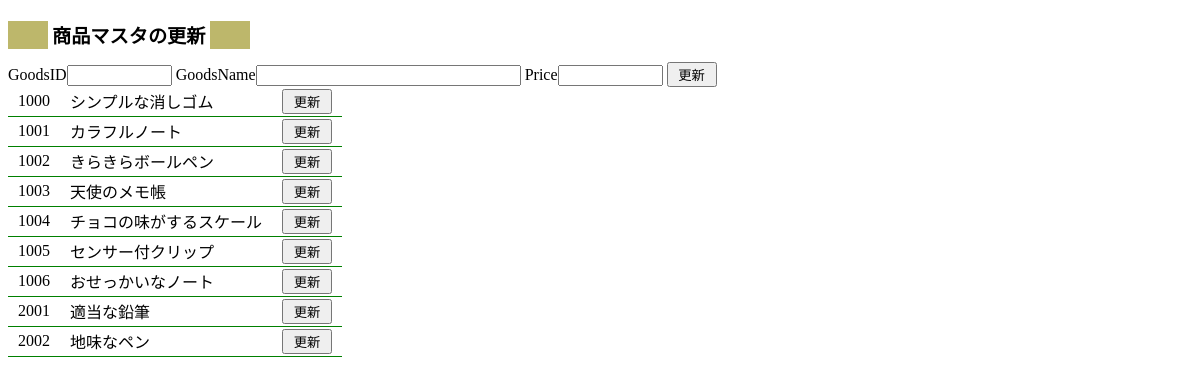
/Chapter5/update_goods.php, run on the app's committed database.
### tables this page shows
CREATE TABLE IF NOT EXISTS `goods` (
  `GoodsID` varchar(4) NOT NULL,
  `GoodsName` varchar(20) NOT NULL,
  `Price` int(11) NOT NULL
);

### Chapter5/update_goods.php (the view, shortened to what this page needs)
<?php
$res="";
$USER = 'root';
$PW = 'yoshi01';
$dnsinfo = "mysql:dbname=salesmanagement;host=localhost;charset=utf8";
$pdo = new PDO($dnsinfo,$USER,$PW);
try{
	$sql = "SELECT * FROM goods";
	$stmt = $pdo->prepare($sql);
	$array = null;
	$stmt->execute($array);
	$res = "<table>\n";
	while($row=$stmt->fetch(PDO::FETCH_ASSOC)){
		$res .= "<tr><td>".$row['GoodsID']."</td><td>".$row['GoodsName']."</td>";
		$res .= <<<eof
		<td><form method="post" action=''>
		<input type='hidden' name='id' value='{$row['GoodsID']}'>
		<input type='submit' name='update' value=' 更新 '>
		</form></td>
eof;
		$res .= "</tr>\n";
	}
	$res .= "</table>\n";
}catch(Exception $e){
	$res = $e->getMessage;
}
?>
<!DOCTYPE html>
<html>
<head>
<link rel="stylesheet" type="text/css" href="style.css" />
</head>
<body>
<h1>商品マスタの更新</h1>
<form method="post" action="">
<label>GoodsID<input type='text' name='GoodsID' size='10' required></label>
<label>GoodsName<input type='text' name='GoodsName' size='30' required></label>
<label>Price<input type='text' name='Price' size='10' required></label>
<input type='submit' name='submit' value=' 更新 ' >
</form>
<?php echo $res; ?>
</body>
</html>

### Chapter7/css/style.css (style rules this page uses)
h1 { display: inline-block; font-size: 1.2em; border-left: 40px solid darkkhaki; border-right:40px solid darkkhaki; padding:0 4px; }
table { border-collapse: collapse; }
td { padding: 2px 10px; border-bottom: 1px green solid; }
td form { padding: 0; margin: 0; }

### data on the page
goods: GoodsID "1000", GoodsName "シンプルな消しゴム"
goods: GoodsID "1001", GoodsName "カラフルノート"
goods: GoodsID "1002", GoodsName "きらきらボールペン"
goods: GoodsID "1003", GoodsName "天使のメモ帳"
goods: GoodsID "1004", GoodsName "チョコの味がするスケール"
goods: GoodsID "1005", GoodsName "センサー付クリップ"
goods: GoodsID "1006", GoodsName "おせっかいなノート"
goods: GoodsID "2001", GoodsName "適当な鉛筆"
goods: GoodsID "2002", GoodsName "地味なペン"
